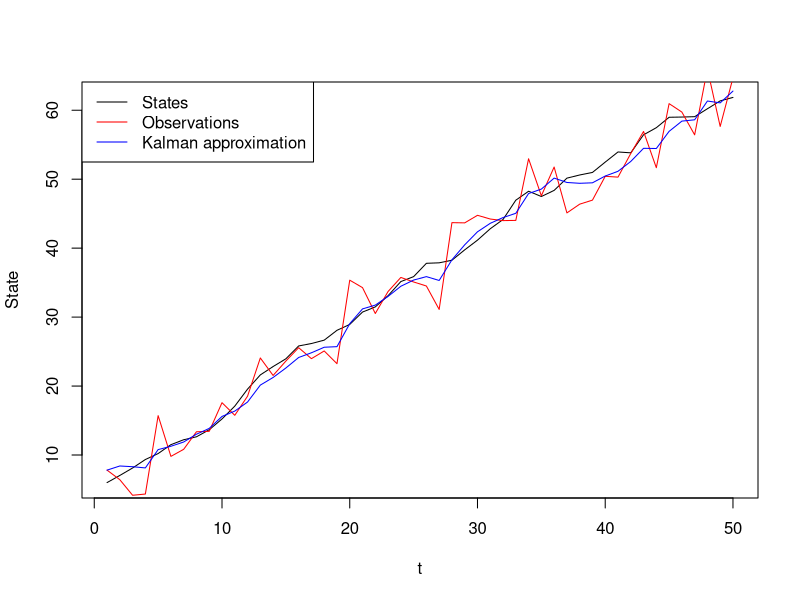

Recreate this plot in R.
#################################################
# The Kalman Filter                             #
# Bayesed on lectures by Jose Pena, LiU         # 
# Arvid Edenheim                                #
# arvid@edenheim.se                             #
# Last edited: 2019-08-16                       #
#################################################

# T = Timesteps
# A = Adaptation matrix to convert previous state to new state
# B = Adaptation matrix to convert action to new state
# C = Process covariance matrix
#     Represents the error of the prediction
# Q = Process noise
#     Covariance matrix for emission model
# R = Sensor noise
#     Covariance matrix for transition model
# u = Control variable matrix
# y = Observations

# Variables
# K = Kalman gain. Decides how much weight to put on the new measurement
#     given the error of the measurement. Large error => Smaller KG
# x = Latent state, weighted
# x_prediction = Predicted state, unweighted
# Sigma = Prediction error, weighted
# Sigma_prediction = Prediction error, unweighted

kalmanFilter <- function(T, A=rep(1,T), B=rep(1,T), C=rep(1,T), Q=rep(10,T), R=rep(1,T), u=rep(1,T), y) {

  # Initial setup
  K <- rep(0,T)
  x <- rep(0,T)
  x_prediction <- rep(0,T)
  Sigma <- rep(0,T)
  Sigma_prediction <- rep(0,T)
  
  # First iteration
  x[1] = x_prediction[1] <- y[1] # Guessing with first observation
  Sigma = Sigma_prediction[1] <- 1 # Or what?
  
  for(t in 2:T) {
    # Prediction
    x_prediction[t] <- A[t] * x[t-1] + B[t] * u[t]
    Sigma_prediction[t] <- A[t] * Sigma[t-1] * t(A[t]) + R[t]
    
    # Kalman gain
    K[t] <- Sigma_prediction[t] * t(C[t]) * solve(C[t] * Sigma_prediction[t] * t(C[t]) + Q[t])

    # Correction
    x[t] <- x_prediction[t] + K[t] * (y[t] - C[t] * x_prediction[t])
    Sigma[t] <- Sigma_prediction[t] * (1 - K[t] * C[t]) # Should probably be identity matrix for multidimensional support
  }
  return(list(x=x, Sigma=Sigma))
}


simulateData <- function(T, emissionSigma=1, transitionSigma=1, step=1) {
  x <- rep(0, T)
  y <- rep(0, T)
  init <- round(runif(1, 0, 10))
  for(t in 1:T) {
    # Transition
    x[t] <- if(t == 1) init else rnorm(1, mean = x[t-1] + step, transitionSigma)
    
    # Emission
    y[t] <- rnorm(1, mean = x[t], sd = emissionSigma)
    
  }
  return(list(states=x, observations=y))
}


######### Example #########


set.seed(111)

T <- 1000
data <- simulateData(T = T, emissionSigma = 3)
states <- data$states
observations <- data$observations

kalmanStates <- kalmanFilter(T=T, y=observations)

plot(states[1:50], type="l", xlab="t", ylab="State")
lines(observations[1:50], col="red")
lines(kalmanStates$x[1:50], col="blue")
legend("topleft", legend=c("States", "Observations", "Kalman approximation"), col=c("black", "red", "blue"), lty=c(1,1,1))
